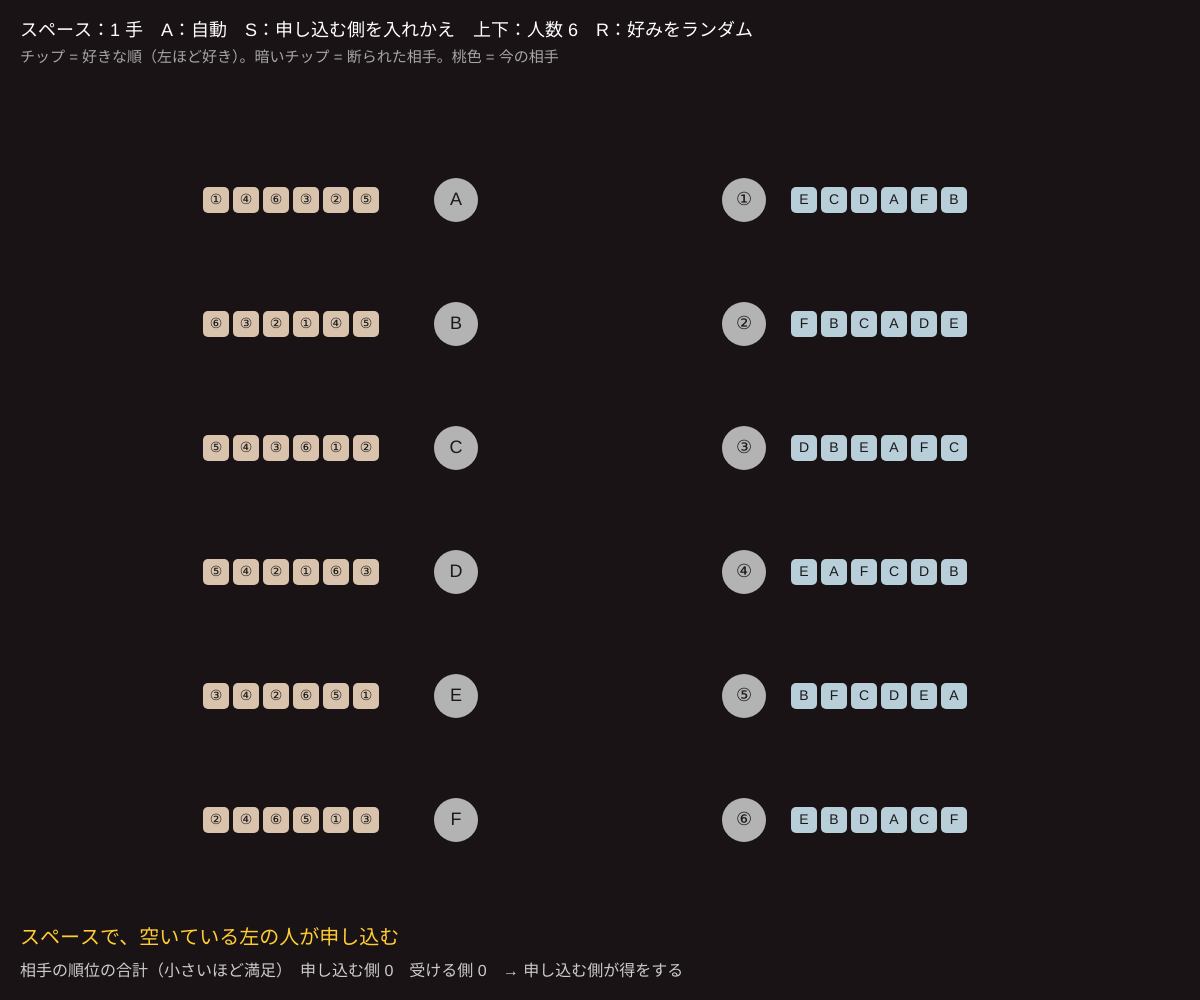
Frame 1 (no input)
Frame 60 (no input): identical to frame 1, image omitted
Frame 120 (the mouse pressed at the canvas centre since frame 60): identical to frame 1, image omitted

The p5.js sketch that drew this single still picture (run headless with seeded random() and noise() and a simulated clock; from frame 60 on, the mouse is pressed at the canvas centre):

// p5.js sketch
// ── sketch.js
// ============================================
// 05 安定マッチング（ゲール＝シャプレー法）
// 左の人（申し込む側）と右の人（受ける側）がそれぞれ好きな順番を持っている
// 空いている人が、まだ断られていない中で一番好きな相手に申し込む。受ける側は今の相手より好きなら乗りかえる
// 終わると「おたがい今の相手より好き同士」のペア（ブロッキングペア）が 1 つもない = 安定
// スペース = 1 手 / A = 自動 / S = 申し込む側を入れかえ / 上下 = 人数 / R = 好みをランダム
// ============================================

let n = 6;
let prefP = [], prefQ = [];   // prefP[i] = 申し込む側 i の好きな順、prefQ[j] = 受ける側 j の好きな順
let rankQ = [];
let next = [], partnerP = [], partnerQ = [];
let proposals = 0;
let last = null;              // {i, j, ok, dumped}
let auto = false, timer = 0;
let swapped = false;
let namesA = 'ABCDEFGHIJ', namesB = '①②③④⑤⑥⑦⑧⑨⑩';

function setup() {
  createCanvas(windowWidth, windowHeight);
  colorMode(HSB, 360, 100, 100, 100);
  randomPrefs();
}

function shuffled() { let a = [...Array(n).keys()]; for (let i = n - 1; i > 0; i--) { let k = floor(random(i + 1)); [a[i], a[k]] = [a[k], a[i]]; } return a; }

function randomPrefs() {
  prefP = []; prefQ = [];
  for (let i = 0; i < n; i++) { prefP.push(shuffled()); prefQ.push(shuffled()); }
  swapped = false;
  restart();
}

function restart() {
  rankQ = prefQ.map((p) => { let r = []; p.forEach((x, k) => (r[x] = k)); return r; });
  next = new Array(n).fill(0); partnerP = new Array(n).fill(-1); partnerQ = new Array(n).fill(-1);
  proposals = 0; last = null;
}

function proposeOnce() {
  let i = partnerP.findIndex((p, k) => p < 0 && next[k] < n);
  if (i < 0) { auto = false; return; }
  let j = prefP[i][next[i]++];
  proposals++;
  let cur = partnerQ[j];
  if (cur < 0) { partnerQ[j] = i; partnerP[i] = j; last = { i, j, ok: true }; }
  else if (rankQ[j][i] < rankQ[j][cur]) { partnerP[cur] = -1; partnerQ[j] = i; partnerP[i] = j; last = { i, j, ok: true, dumped: cur }; }
  else last = { i, j, ok: false };
}

function finished() { return partnerP.every((p) => p >= 0); }

// ブロッキングペアを数える：i は今の相手より j が好き、j も今の相手より i が好き
function blocking() {
  let out = [];
  for (let i = 0; i < n; i++) for (let j = 0; j < n; j++) {
    if (partnerP[i] === j || partnerP[i] < 0 || partnerQ[j] < 0) continue;
    if (prefP[i].indexOf(j) < prefP[i].indexOf(partnerP[i]) && rankQ[j][i] < rankQ[j][partnerQ[j]]) out.push([i, j]);
  }
  return out;
}

function satisfaction(side) {
  let s = 0;
  for (let i = 0; i < n; i++) s += side === 'P' ? (partnerP[i] >= 0 ? prefP[i].indexOf(partnerP[i]) + 1 : 0) : (partnerQ[i] >= 0 ? rankQ[i][partnerQ[i]] + 1 : 0);
  return s;
}

function py(i) { return map(i, 0, n - 1, height * 0.2, height * 0.82); }

function draw() {
  background(330, 25, 10);
  if (auto && ++timer % 30 === 0) proposeOnce();
  let ax = width * 0.38, bx = width * 0.62;
  // ペアの線
  for (let i = 0; i < n; i++) if (partnerP[i] >= 0) { stroke(330, 70, 100); strokeWeight(6); line(ax, py(i), bx, py(partnerP[i])); }
  if (last) { stroke(last.ok ? color(140, 70, 95) : color(0, 0, 60)); strokeWeight(3); drawingContext.setLineDash([8, 6]); line(ax, py(last.i), bx, py(last.j)); drawingContext.setLineDash([]); }
  let bl = finished() ? blocking() : [];
  for (let [i, j] of bl) { stroke(0, 90, 100); strokeWeight(3); line(ax, py(i), bx, py(j)); }
  noStroke(); textAlign(CENTER, CENTER);
  let A = swapped ? namesB : namesA, B = swapped ? namesA : namesB;
  for (let i = 0; i < n; i++) {
    fill(partnerP[i] >= 0 ? color(200, 50, 95) : color(0, 0, 70)); circle(ax, py(i), 44);
    fill(0, 0, 10); textSize(18); text(A[i], ax, py(i));
    // 好きな順のチップ（断られたものは暗く）
    for (let k = 0; k < n; k++) {
      let j = prefP[i][k], x = ax - 60 - (n - k) * 30;
      fill(k < next[i] && partnerP[i] !== j ? color(0, 0, 25) : partnerP[i] === j ? color(330, 70, 100) : color(30, 20, 85));
      rect(x - 13, py(i) - 13, 26, 26, 5);
      fill(0, 0, 10); textSize(14); text(B[j], x, py(i));
    }
    let j = i;
    fill(partnerQ[j] >= 0 ? color(30, 60, 95) : color(0, 0, 70)); circle(bx, py(j), 44);
    fill(0, 0, 10); textSize(18); text(B[j], bx, py(j));
    for (let k = 0; k < n; k++) {
      let p = prefQ[j][k], x = bx + 60 + k * 30;
      fill(partnerQ[j] === p ? color(330, 70, 100) : color(200, 15, 85));
      rect(x - 13, py(j) - 13, 26, 26, 5);
      fill(0, 0, 10); textSize(14); text(A[p], x, py(j));
    }
  }
  textAlign(LEFT, BASELINE);
  fill(0, 0, 100); textSize(18);
  text('スペース：1 手　A：自動　S：申し込む側を入れかえ　上下：人数 ' + n + '　R：好みをランダム', 20, 36);
  textSize(15); fill(0, 0, 65);
  text('チップ = 好きな順（左ほど好き）。暗いチップ = 断られた相手。桃色 = 今の相手', 20, 62);
  let msg;
  if (finished()) msg = '完成！ 申し込み ' + proposals + ' 回（最大 n² = ' + n * n + '）。ブロッキングペア ' + bl.length + ' 組 → ' + (bl.length ? '不安定' : '安定');
  else if (!last) msg = 'スペースで、空いている左の人が申し込む';
  else msg = A[last.i] + ' → ' + B[last.j] + '：' + (last.ok ? 'OK' + (last.dumped !== undefined ? '（' + A[last.dumped] + ' は振られて空きに）' : '') : 'ごめんなさい（今の相手の方が好き）');
  fill(45, 80, 100); textSize(20); text(msg, 20, height - 56);
  fill(0, 0, 80); textSize(16);
  text('相手の順位の合計（小さいほど満足）　申し込む側 ' + satisfaction('P') + '　受ける側 ' + satisfaction('Q') + '　→ 申し込む側が得をする', 20, height - 24);
}

function keyPressed() {
  if (key === ' ') proposeOnce();
  if (key === 'a' || key === 'A') auto = !auto;
  if (key === 's' || key === 'S') { [prefP, prefQ] = [prefQ, prefP]; swapped = !swapped; restart(); }
  if (key === UP_ARROW) { n = min(10, n + 1); randomPrefs(); }
  if (key === DOWN_ARROW) { n = max(3, n - 1); randomPrefs(); }
  if (key === 'r' || key === 'R') randomPrefs();
}

// ---------- やってみよう ----------
// 1. S で申し込む側を入れかえる。結果のペアと「満足度」はどう変わる？（申し込む側に最適な安定マッチング）
// 2. 申し込む順番（findIndex でいちばん上の人から）を変えても、結果は同じになる
// 3. 研修医と病院のマッチング、学校の選択制で実際に使われている（2012 年ノーベル経済学賞）
